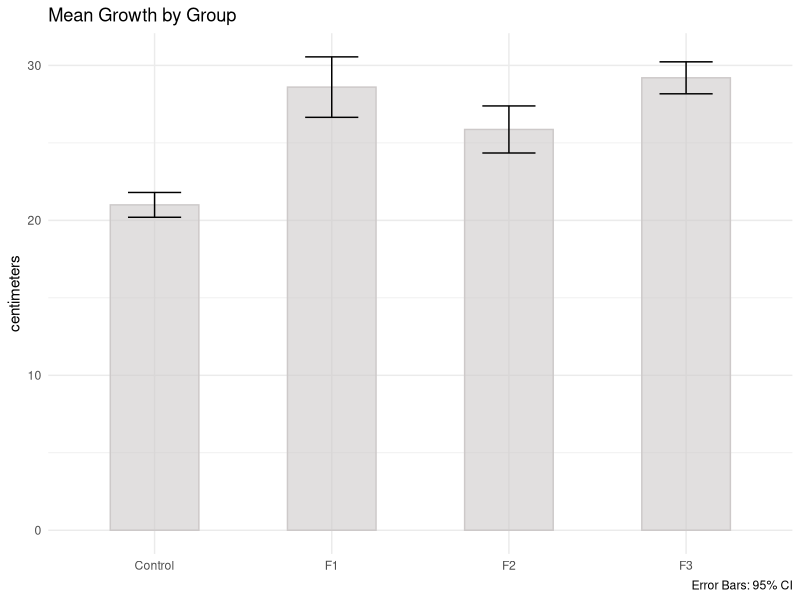
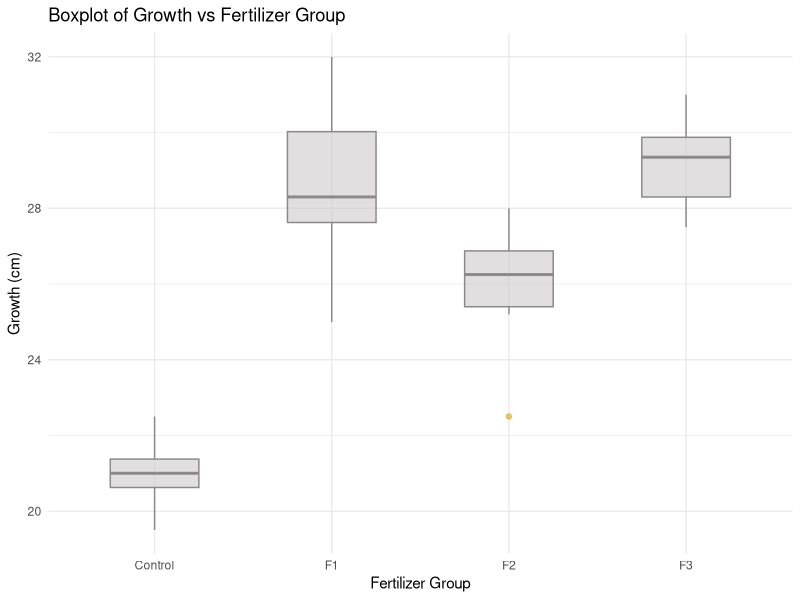
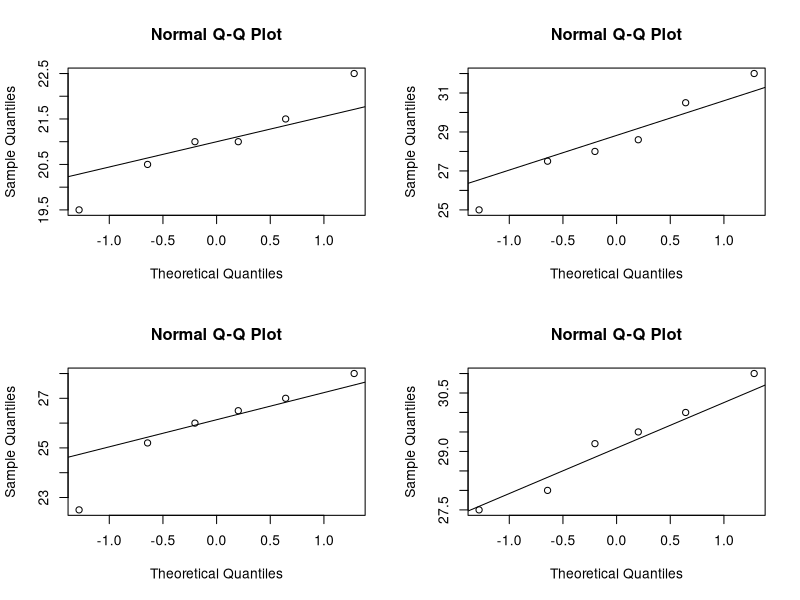
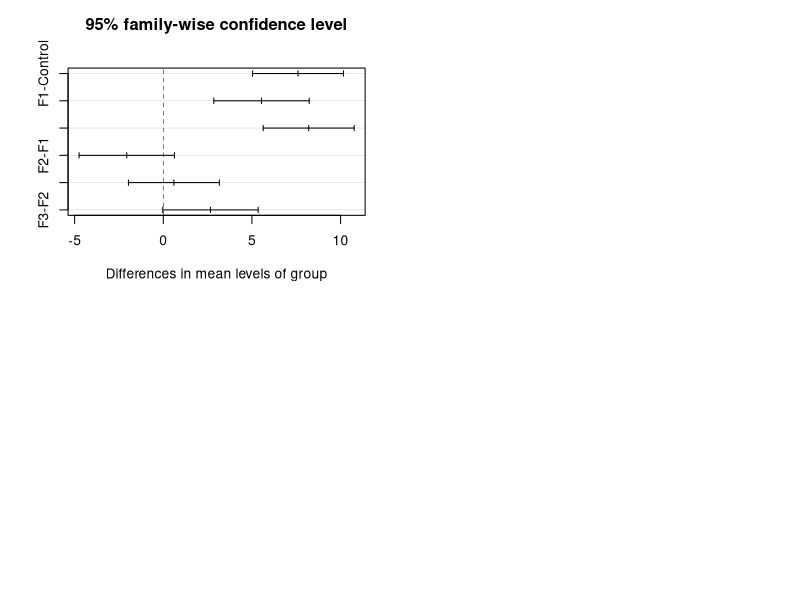

Recreate these plots in R, in order. (Note: this script raises an error after producing the figures.)
## ---- chunk 1
library(tidyverse)
library(broom)
library(flextable)
## ---- chunk 2
tmp <- tribble(
  ~Source, ~SS, ~df, ~MS, ~F,
  "SSR", "$\\sum{n_i(\\bar{Y}_{i.} - \\bar{Y}_{..})^2}$", "$k - 1$", "${SSR}/{(k - 1)}$", "${MSR}/{MSE}$", 
  "SSE", "$\\sum(Y_{ij} - \\bar{Y}_{i.})^2$", "$N - k$", "${SSE}/{(N - k)}$", "",
  "SST", "$\\sum(Y_{ij} - \\bar{Y}_{..})^2$", "$N - 1$", "", ""
)

tmp %>% 
  knitr::kable(tmp, format = "html", caption = "ANOVA Table") %>%
  kableExtra::kable_styling(full_width = TRUE) %>%
  kableExtra::row_spec(row = 0, align = "c") %>%
  kableExtra::footnote(
    general_title = "Note.",
    general = "Compare the *F*-statistic to the *F*-distribution with $k-1$ numerator degrees of freedom and $N-k$ denominator degrees of freedom",
   footnote_as_chunk = TRUE
    )
## ---- chunk 3
greenhouse <- tribble(
  ~group, ~growth,
"Control",      21,
"Control",      19.5,
"Control",      22.5,
"Control",      21.5,
"Control",      20.5,
"Control",      21,
"F1",      32,
"F1",      30.5,
"F1",      25,
"F1",      27.5,
"F1",      28,
"F1",      28.6,
"F2",      22.5,
"F2",      26,
"F2",      28,
"F2",      27,
"F2",      26.5,
'F2',      25.2,
"F3",      28,
"F3",      27.5,
"F3",      31,
"F3",      29.5,
"F3",      30,
"F3",      29.2
) %>%
  mutate(group = factor(group), id = row_number())
skimr::skim(greenhouse)
## ---- chunk 4
greenhouse %>%
  group_by(group) %>%
  summarize(.groups = "drop",
            mean_growth = mean(growth),
            cl_025 = mean_growth + qnorm(.025) * sd(growth) / sqrt(n()),
            cl_975 = mean_growth + qnorm(.975) * sd(growth) / sqrt(n())) %>%
  ggplot(aes(x = group, y = mean_growth)) +
  geom_col(fill = "snow3", color = "snow3", alpha = 0.6, width = 0.5) +
  geom_errorbar(aes(ymin = cl_025, ymax = cl_975, width = 0.3)) +
  theme_minimal() +
  labs(title = "Mean Growth by Group",
       x = NULL, y = "centimeters",
       caption = "Error Bars: 95% CI")
## ---- chunk 5
greenhouse_aov <- aov(growth ~ group, data = greenhouse)
greenhouse_anova <- anova(greenhouse_aov)

greenhouse_anova %>% 
  tidy() %>%
  flextable() %>%
  colformat_num(j = c(3, 4, 5), digits = 1) %>%
  colformat_num(j = 6, digits = 4) %>%
  set_caption("Results of ANOVA for Growth vs Fertilizer Group")
## ---- chunk 6
greenhouse %>%
  ggplot(aes(x = group, y = growth)) +
  geom_boxplot(fill = "snow3", color = "snow4", alpha = 0.6, width = 0.5, 
               outlier.color = "goldenrod") +
  theme_minimal() +
  labs(title = "Boxplot of Growth vs Fertilizer Group",
       y = "Growth (cm)", x = "Fertilizer Group")
## ---- chunk 7
greenhouse_aov <- aov(growth ~ group, data = greenhouse %>% filter(!id == 13))
greenhouse_anova <- anova(greenhouse_aov)

greenhouse_anova %>% 
  tidy() %>%
  flextable() %>%
  colformat_num(j = c(3, 4, 5), digits = 1) %>%
  colformat_num(j = 6, digits = 4) %>%
  set_caption("Results of ANOVA for Growth vs Fertilizer Group") %>%
  footnote(i = 1, j = 1,
           value = as_paragraph("Note: One outlier in group F2 removed."),
           ref_symbols = c(""),
           part = "header", inline = TRUE)
## ---- chunk 8
par(mfrow = c(2, 2))
split(greenhouse$growth, f = greenhouse$group) %>% sapply(function(x) {qqnorm(x); qqline(x)})
## ---- chunk 9
greenhouse %>% group_by(group) %>% summarize(sd = sd(growth))
## ---- chunk 10
bartlett.test(growth ~ group, data = greenhouse)
## ---- chunk 11
plot(TukeyHSD(greenhouse_aov))
## ---- chunk 12
library(MASS)
boxcox(greenhouse_aov, plotit = TRUE)
## ---- chunk 13
pig <- read.delim(file = "input/pig_weight.txt", header = TRUE, sep = ",")
pig <- pig %>%
  gather(key = diet, value = weight) %>%
  mutate(diet = factor(diet))

glimpse(pig)

ggplot(data = pig, aes(x = diet, y = weight)) +
  geom_boxplot()
## ---- chunk 14
layout(rbind(c(1, 2), c(3, 4)))
qqnorm(pig[pig$diet == "Feed.1",]$weight)
qqline(pig[pig$diet == "Feed.1",]$weight)
qqnorm(pig[pig$diet == "Feed.2",]$weight)
qqline(pig[pig$diet == "Feed.2",]$weight)
qqnorm(pig[pig$diet == "Feed.3",]$weight)
qqline(pig[pig$diet == "Feed.3",]$weight)
qqnorm(pig[pig$diet == "Feed.4",]$weight)
qqline(pig[pig$diet == "Feed.4",]$weight)
## ---- chunk 15
bartlett.test(weight ~ diet, data = pig)
## ---- chunk 16
summary(pig.aov <- aov(weight ~ diet, data = pig))
## ---- chunk 17
TukeyHSD(pig.aov)
plot(TukeyHSD(pig.aov))
## ---- chunk 18
library(dplyr)
library(ggplot2)
library(nortest)  # for Anderson-Darling test
library(stats)  # for anova

smoker <- c(1, 1, 1, 1, 1, 1, 1, 1, 1, 
            2, 2, 2, 2, 2, 2, 2, 2, 2, 
            3, 3, 3, 3, 3, 3, 3, 3, 3)
stress <- c(1, 1, 1, 2, 2, 2, 3, 3, 3,
            1, 1, 1, 2, 2, 2, 3, 3, 3,
            1, 1, 1, 2, 2, 2, 3, 3, 3)
oxytime <- c(12.8, 13.5, 11.2, 16.2, 18.1, 17.8, 22.6, 19.3, 18.9,
             10.9, 11.1, 9.8, 15.5, 13.8, 16.2, 20.1, 21.0, 15.9,
             8.7, 9.2, 7.5, 14.7, 13.2, 8.1, 16.2, 16.1, 17.8)
oxy <- data.frame(oxytime, smoker, stress)
oxy$smoker <- ordered(oxy$smoker,
                      levels = c(1, 2, 3),
                      labels = c("non-smoker", "moderate", "heavy"))
oxy$stress <- factor(oxy$stress,
                     labels = c("bicycle", "treadmill", "steps"))

lm_oxy <- lm(oxytime~smoker+stress+smoker*stress, data = oxy)
anova(lm_oxy)
